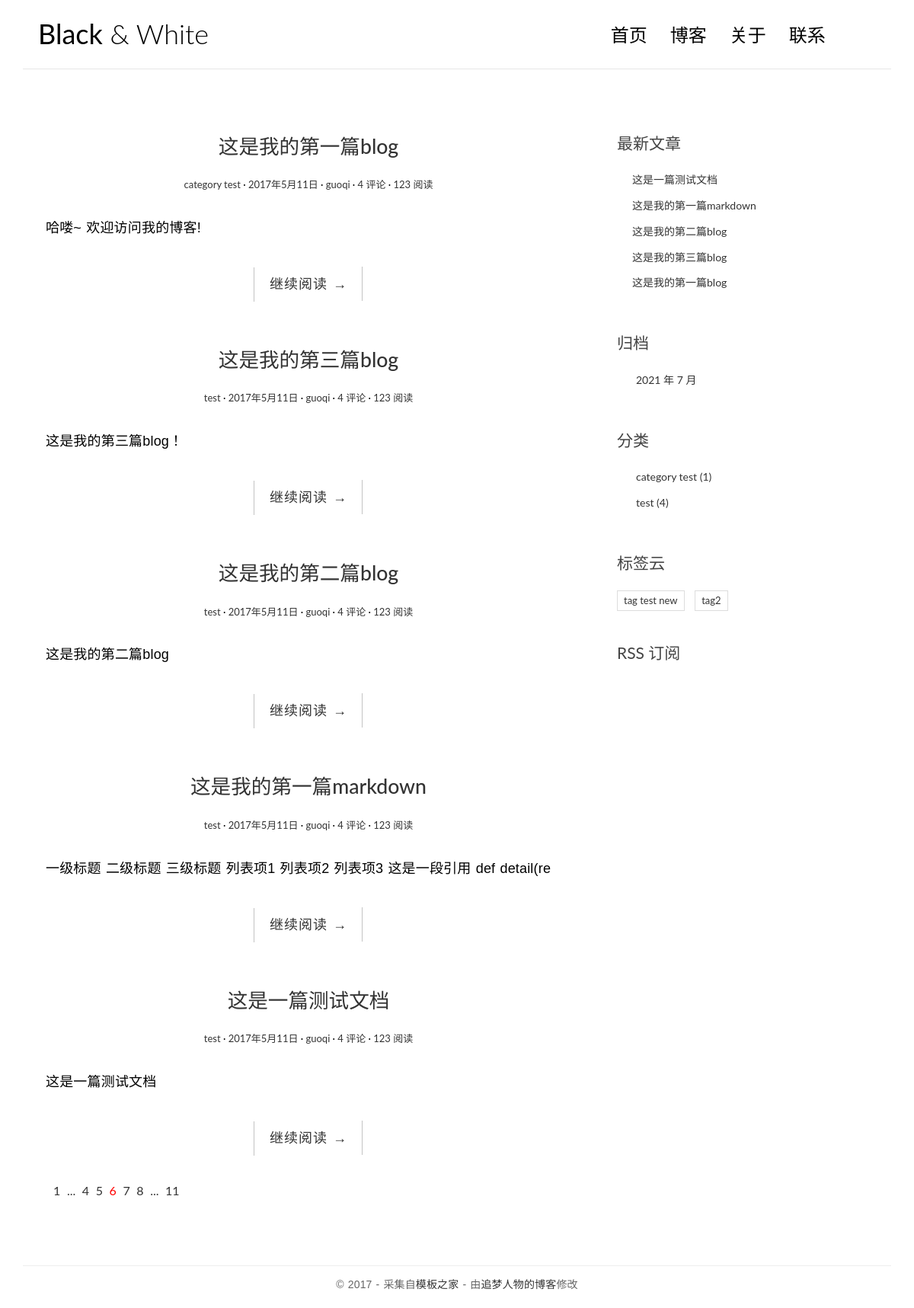
The page / on the database its author committed.
### blog/models.py (models this page shows, shortened)
class Post(models.Model):
    title = models.CharField('标题', max_length=70)
    body = models.TextField('正文')
    create_time = models.DateTimeField('创建时间', default=timezone.now)
    modified_time = models.DateTimeField('修改时间')
    excerpt = models.CharField('摘要', max_length=200, blank=True)
    category = models.ForeignKey(Categroy, verbose_name='类别', on_delete=models.CASCADE)
    tags = models.ManyToManyField(Tag, verbose_name='标签', blank=True)
    author = models.ForeignKey(User, verbose_name='作者', on_delete=models.CASCADE)
    class Meta:
        verbose_name = '文章'
        verbose_name_plural = verbose_name
    def get_absolute_url(self):
        return reverse('blog:detail', kwargs={'id': self.id})

class Categroy(models.Model):
    name = models.CharField(max_length=100)
    class Meta:
        verbose_name = '类别'
        verbose_name_plural = verbose_name

class Tag(models.Model):
    name = models.CharField(max_length=100)
    class Meta:
        verbose_name = '标签'
        verbose_name_plural = verbose_name

### blog/views.py (the view)
# urls.py: path('', views.index, name='index'),
def index(request):
    post_list = Post.objects.all()
    context = {
        'post_list': post_list
    }
    return render(request, 'blog/index.html', context=context)

### blog/templatetags/blog_extras.py (called while the page is built)
@register.inclusion_tag('blog/inclusions/_recent_posts.html', takes_context=True)
def show_recent_posts(context, num=5):
    return {
        'recent_post_list': Post.objects.all().order_by('-create_time')[:num]
    }

@register.inclusion_tag('blog/inclusions/_categories.html', takes_context=True)
def show_categories(context):
    return {
        'category_list': Categroy.objects.all(),
        'post_all': Post.objects.all()
    }

@register.inclusion_tag('blog/inclusions/_tags.html', takes_context=True)
def show_tags(context):
    return {
        'tag_list': Tag.objects.all()
    }

@register.inclusion_tag('blog/inclusions/_archives.html', takes_context=True)
def show_archives(context):
    return {
        'date_list': Post.objects.dates('create_time', 'month', order='DESC')
    }

@register.filter
def get_post_num_by_category(post, cate):
    post_list = post.filter(category=cate)
    return len(post_list)

### templates/blog/index.html
{% extends 'base.html' %}
{% block main %}
    {% for post in post_list %}
        <article class="post post-{{ post.id }}">
            <header class="entry-header">
                <h1 class="entry-title">
                    <a href="{{ post.get_absolute_url }}">{{ post.title }}</a>
                </h1>
                <div class="entry-meta">
                    <span class="post-category"><a href="#">{{ post.category.name }}</a></span>
                    <span class="post-date"><a href="#"><time class="entry-date"
                                                              datetime="{{ post.create_time }}">2017年5月11日</time></a></span>
                    <span class="post-author"><a href="#">{{ post.author }}</a></span>
                    <span class="comments-link"><a href="#">4 评论</a></span>
                    <span class="views-count"><a href="#">123 阅读</a></span>
                </div>
            </header>
            <div class="entry-content clearfix">
                <p>{{ post.excerpt }}</p>
                <div class="read-more cl-effect-14">
                    <a href="{{ post.ge_absolute_url }}" class="more-link">继续阅读 <span
                            class="meta-nav">→</span></a>
                </div>
            </div>
        </article>
    {% empty %}
        <div class="no-post">暂时还没有发布的文章！</div>
    {% endfor %}
    <div class="pagination">
        <ul>
            <li><a href="">1</a></li>
            <li><a href="">...</a></li>
            <li><a href="">4</a></li>
            <li><a href="">5</a></li>
            <li class="current"><a href="">6</a></li>
            <li><a href="">7</a></li>
            <li><a href="">8</a></li>
            <li><a href="">...</a></li>
            <li><a href="">11</a></li>
        </ul>
    </div>
{% endblock main %}

### templates/blog/inclusions/_recent_posts.html
<div class="widget widget-recent-posts">
    <h3 class="widget-title">最新文章</h3>
    <ul>
        {% for post in recent_post_list %}
            <li>
                <a href="{{ post.get_absolute_url }}">{{ post.title }}</a>
            </li>
        {% empty %}
            暂无文章！
        {% endfor %}
    </ul>
</div>

### templates/blog/inclusions/_categories.html
{% load blog_extras %}
<div class="widget widget-category">
    <h3 class="widget-title">分类</h3>
    <ul>
        {% for category in category_list %}
            <li>
                <a href="{% url 'blog:category' category.id %}">{{ category.name }} <span
                        class="post-count">({{ post_all|get_post_num_by_category:category }})</span></a>
            </li>
        {% empty %}
            暂无分类！
        {% endfor %}
    </ul>
</div>

### templates/blog/inclusions/_tags.html
<div class="widget widget-tag-cloud">
    <h3 class="widget-title">标签云</h3>
    <ul>
        {% for tag in tag_list %}
            <li>
                <a href="{% url 'blog:tag' tag.id %}">{{ tag.name }}</a>
            </li>
        {% empty %}
            暂无标签！
        {% endfor %}
    </ul>
</div>

### blog/static/blog/css/custom.css (style rules this page uses)
* { outline: none; }
h1, h2, h3, h4, h5, h6 { margin-top: 0; }
a { color: #333; }
body { color: #444; font-family: 'Lato', sans-serif; }
p { font-family: 'Ubuntu', sans-serif; font-weight: 400; word-spacing: 1px; letter-spacing: 0.01em; }
.post { background: #fff; padding: 30px 30px 0; }
.entry-title { text-align: center; font-size: 1.9em; margin-bottom: 20px; line-height: 1.6; padding: 10px 20px 0; }
.entry-meta { text-align: center; color: #DDDDDD; font-size: 13px; margin-bottom: 30px; }
.entry-content { font-size: 18px; line-height: 1.9; font-weight: 300; color: #000; }
.post-category::after, .post-date::after, .post-author::after, .comments-link::after { content: ' ·'; color: #000; }
.read-more { font-family: 'Ubuntu', sans-serif; font-weight: 400; word-spacing: 1px; letter-spacing: 0.01em; text-align: center; margin-top: 20px; }
.cl-effect-14 a { padding: 0 20px; height: 45px; line-height: 45px; position: relative; display: inline-block; margin: 15px 25px; letter-spacing: 1px; font-weight: 400; text-shadow: 0 0 1px rgba(255, 255, 255, 0.3); }
.cl-effect-14 a::before, .cl-effect-14 a::after { position: absolute; width: 45px; height: 1px; background: #C3C3C3; content: ''; -webkit-transition: all 0.3s; -moz-transition: all 0.3s; transition: all 0.3s; pointer-events: none; }
.cl-effect-14 a::before { top: 0; left: 0; -webkit-transform: rotate(90deg); -moz-transform: rotate(90deg); transform: rotate(90deg); -webkit-transform-origin: 0 0; -moz-transform-origin: 0 0; transform-origin: 0 0; }
.cl-effect-14 a::after { right: 0; bottom: 0; -webkit-transform: rotate(90deg); -moz-transform: rotate(90deg); transform: rotate(90deg); -webkit-transform-origin: 100% 0; -moz-transform-origin: 100% 0; transform-origin: 100% 0; }
.widget { background: #fff; padding: 30px 0 0; }
.widget-title { font-size: 1.5em; margin-bottom: 20px; line-height: 1.6; padding: 10px 0 0; font-weight: 400; }
.widget-recent-posts ul { padding: 0; margin: 0; padding-left: 20px; }
.widget-recent-posts ul li { list-style-type: none; position: relative; line-height: 170%; margin-bottom: 10px; }
.widget-recent-posts ul li::before { content: '\f3d3'; font-family: "Ionicons"; position: absolute; left: -17px; top: 3px; font-size: 16px; color: #000; }
.widget-category ul { padding: 0; margin: 0; padding-left: 25px; }
.widget-category ul li { list-style-type: none; position: relative; line-height: 170%; margin-bottom: 10px; }
.widget-category ul li::before { content: '\f3fe'; font-family: "Ionicons"; position: absolute; left: -25px; top: 1px; font-size: 18px; color: #000; }
.widget-tag-cloud ul { padding: 0; margin: 0; margin-right: -10px; }
.widget-tag-cloud ul li { list-style-type: none; font-size: 13px; display: inline-block; margin-right: 10px; margin-bottom: 10px; padding: 3px 8px; border: 1px solid #ddd; }
.pagination ul { list-style: none; }
.pagination ul li { display: inline-block; font-size: 16px; margin-right: 5px; }
.current a { color: red; }

### rows shown on the page
Post: title "这是我的第一篇blog", category.name "category test", author "guoqi", excerpt "哈喽~ 欢迎访问我的博客!"
Post: title "这是我的第三篇blog", category.name "test", author "guoqi", excerpt "这是我的第三篇blog！"
Post: title "这是我的第二篇blog", category.name "test", author "guoqi", excerpt "这是我的第二篇blog"
Post: title "这是我的第一篇markdown", category.name "test", author "guoqi", excerpt "一级标题 二级标题 三级标题 列表项1 列表项2 列表项3 这是一段引用 def detail(re"
Post: title "这是一篇测试文档", category.name "test", author "guoqi", excerpt "这是一篇测试文档"
Categroy: name "category test", id "1"
Categroy: name "test", id "4"
Tag: name "tag test new"
Tag: name "tag2"

### other values the page prints
{{ date.year }} "2021"
{{ date.month }} "7"
